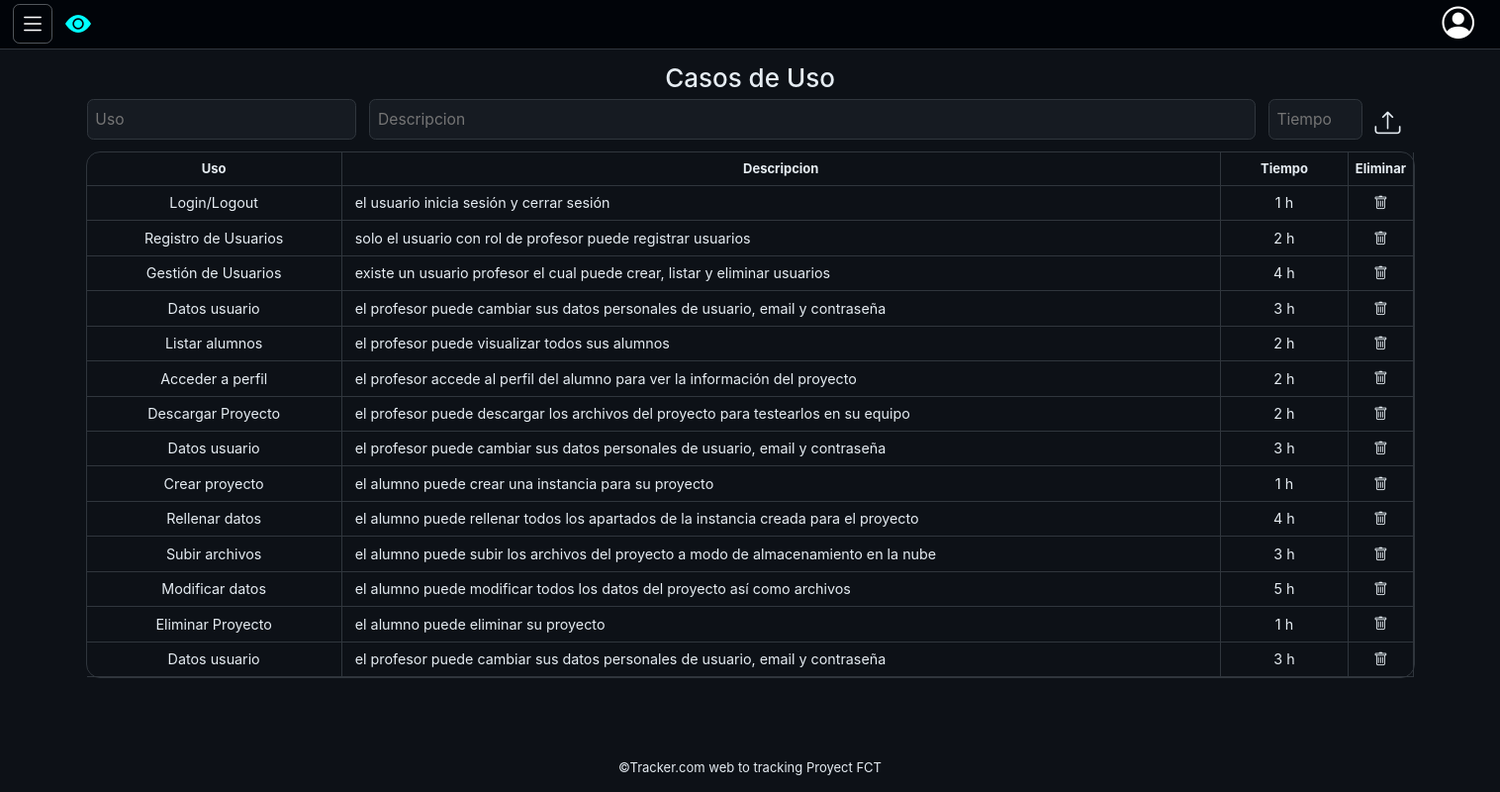
/dashboard.php?casosdeuso (signed in), run on the app's committed database.
### tables this page shows
CREATE TABLE `casosdeuso` (
  `cod_Caso` int(11) AUTO_INCREMENT PRIMARY KEY,
  `uso` varchar(50) NOT NULL,
  `descripcion` varchar(500) NOT NULL,
  `tiempo` int(11) NOT NULL,
  `id_Alumno` int(11) NOT NULL,
  FOREIGN KEY (id_Alumno) REFERENCES usuarios(id) ON DELETE CASCADE
);

### php/conexion.php (called while the page is built, shortened)
<?php
class Conexion extends PDO
{
    private $host = 'localhost';
    private $BBDD = 'tracker';
    public function __construct()
    {
        $dsn = "mysql:host=$this->host;dbname=$this->BBDD;charset=utf8";
    }
    function verCasosDeUso($id_Alumno)
    {
        $sql = 'SELECT * FROM casosdeuso WHERE id_Alumno = ?';
        $stmt = $this->prepare($sql);
        $stmt->bindParam(1, $id_Alumno, PDO::PARAM_INT);
        $stmt->execute();
        if ($stmt->rowCount() > 0) {
            return $stmt->fetchAll(PDO::FETCH_OBJ);
        } else {
            return null;
        }
    }
}

### php/casosdeuso.php (the view, shortened to what this page needs)
<section id="contenidoCasosDeUso">
    <h2>Casos de Uso</h2>
    <section id="formcasosdeuso">
        <form action="php/modificador.php" method="POST" class="recursoH">
            <input type="text" name="contenido" placeholder="Uso" required>
            <input type="text" name="descripcion" placeholder="Descripcion" required>
            <input type="text" name="tiempo" placeholder="Tiempo" required>
            <label for="submit">
                <i class="bi bi-upload"></i>
            </label>
        </form>
    </section>
    <?php
    require_once "conexion.php";
    if ($recursos = (new Conexion)->verCasosDeUso($_SESSION["usuario"]->id)) {
        echo "<table class=\"tablarecursos\"><tr><th>Uso</th><th>Descripcion</th><th>Tiempo</th><th>Eliminar</th></tr>";
        foreach ($recursos as $recurso) {
            echo "<tr><td>{$recurso->uso}</td><td>{$recurso->descripcion}</td><td>{$recurso->tiempo} h</td><td><a href=\"php/modificador.php?cod_Caso={$recurso->cod_Caso}\"><i class=\"bi bi-trash\"></i></a></td></tr>";
        }
    }
    ?>
    </table>
</section>

### css/styles.css (style rules this page uses)
*, *::after, *::before { margin: 0; padding: 0; box-sizing: border-box; }
:root { font-size: 13px; font-family: Verdana, Geneva, Tahoma, sans-serif; }
body { width: 100vw; min-height: 100vh; display: flex; flex-direction: column; justify-content: space-between; overflow-x: hidden; overflow-y: auto; background-color: #010409; }
body #main-dashboard label { cursor: pointer; border: none; float: right; outline: none; margin-right: 1rem; margin-bottom: 0.5rem; display: grid; place-content: center; }
body #main-dashboard label i { color: #E6EDF3; font-size: 1.3rem; }
body #main-dashboard input { display: block; background-color: #161B22; border-radius: 0.5rem; border: 1px solid #30363d; width: 100%; color: #E6EDF3; padding: 1rem; margin-bottom: 1rem; font-size: 1.2rem; }
body #main-dashboard #contenidoCasosDeUso { width: 100%; height: 100%; display: flex; flex-direction: column; align-items: center; color: #E6EDF3; }
body #main-dashboard #contenidoCasosDeUso #formcasosdeuso { width: 90%; }
body #main-dashboard #contenidoCasosDeUso #formcasosdeuso i { font-size: 2rem; }
body #main-dashboard #contenidoCasosDeUso #formcasosdeuso form { display: flex; flex-direction: row; justify-content: space-between; align-items: center; gap: 1rem; }
body #main-dashboard #contenidoCasosDeUso #formcasosdeuso form input[type=text] { width: 10%; padding: 0.6rem; }
body #main-dashboard #contenidoCasosDeUso #formcasosdeuso form input[type=text]:nth-child(1) { width: 30%; }
body #main-dashboard #contenidoCasosDeUso #formcasosdeuso form input[type=text]:nth-child(2) { width: 100%; }
body #main-dashboard #contenidoCasosDeUso .tablarecursos { width: 90%; flex-grow: 1; outline: 1px solid #30363d; border-radius: 1rem; border-collapse: collapse; }
body #main-dashboard #contenidoCasosDeUso .tablarecursos i, body #main-dashboard #contenidoCasosDeUso .tablarecursos td { color: #E6EDF3; font-size: 1.1rem; text-align: center; }
body #main-dashboard #contenidoCasosDeUso .tablarecursos td:nth-child(1) { width: 20%; }
body #main-dashboard #contenidoCasosDeUso .tablarecursos td:nth-child(2) { width: 70%; text-align: left; padding-left: 1rem; }
body #main-dashboard #contenidoCasosDeUso .tablarecursos td:nth-child(3) { width: 10%; }
body #main-dashboard #contenidoCasosDeUso .tablarecursos th, body #main-dashboard #contenidoCasosDeUso .tablarecursos td { padding: 0.5rem; border-bottom: 1px solid #30363d; border-right: 1px solid #30363d; text-align: center; }

### data on the page
casosdeuso: uso "Login/Logout", descripcion "el usuario inicia sesión y cerrar sesión", tiempo "1"
casosdeuso: uso "Registro de Usuarios", descripcion "solo el usuario con rol de profesor puede registrar usuarios", tiempo "2"
casosdeuso: uso "Gestión de Usuarios", descripcion "existe un usuario profesor el cual puede crear, listar y eliminar usuarios", tiempo "4"
casosdeuso: uso "Datos usuario", descripcion "el profesor puede cambiar sus datos personales de usuario, email y contraseña", tiempo "3"
casosdeuso: uso "Listar alumnos", descripcion "el profesor puede visualizar todos sus alumnos", tiempo "2"
casosdeuso: uso "Acceder a perfil", descripcion "el profesor accede al perfil del alumno para ver la información del proyecto", tiempo "2"
casosdeuso: uso "Descargar Proyecto", descripcion "el profesor puede descargar los archivos del proyecto para testearlos en su equipo", tiempo "2"
casosdeuso: uso "Datos usuario", descripcion "el profesor puede cambiar sus datos personales de usuario, email y contraseña", tiempo "3"
casosdeuso: uso "Crear proyecto", descripcion "el alumno puede crear una instancia para su proyecto", tiempo "1"
casosdeuso: uso "Rellenar datos", descripcion "el alumno puede rellenar todos los apartados de la instancia creada para el proyecto", tiempo "4"
casosdeuso: uso "Subir archivos", descripcion "el alumno puede subir los archivos del proyecto a modo de almacenamiento en la nube", tiempo "3"
casosdeuso: uso "Modificar datos", descripcion "el alumno puede modificar todos los datos del proyecto así como archivos", tiempo "5"
casosdeuso: uso "Eliminar Proyecto", descripcion "el alumno puede eliminar su proyecto", tiempo "1"
casosdeuso: uso "Datos usuario", descripcion "el profesor puede cambiar sus datos personales de usuario, email y contraseña", tiempo "3"
